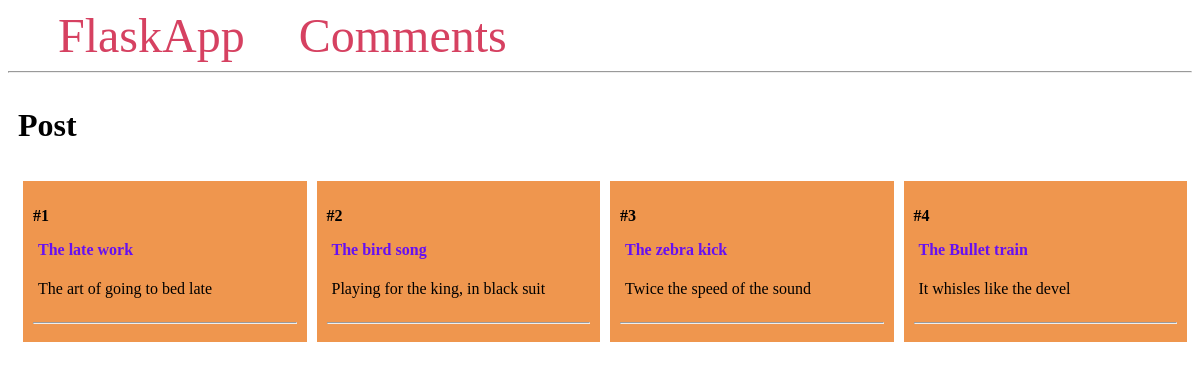
The app's page /, older data.
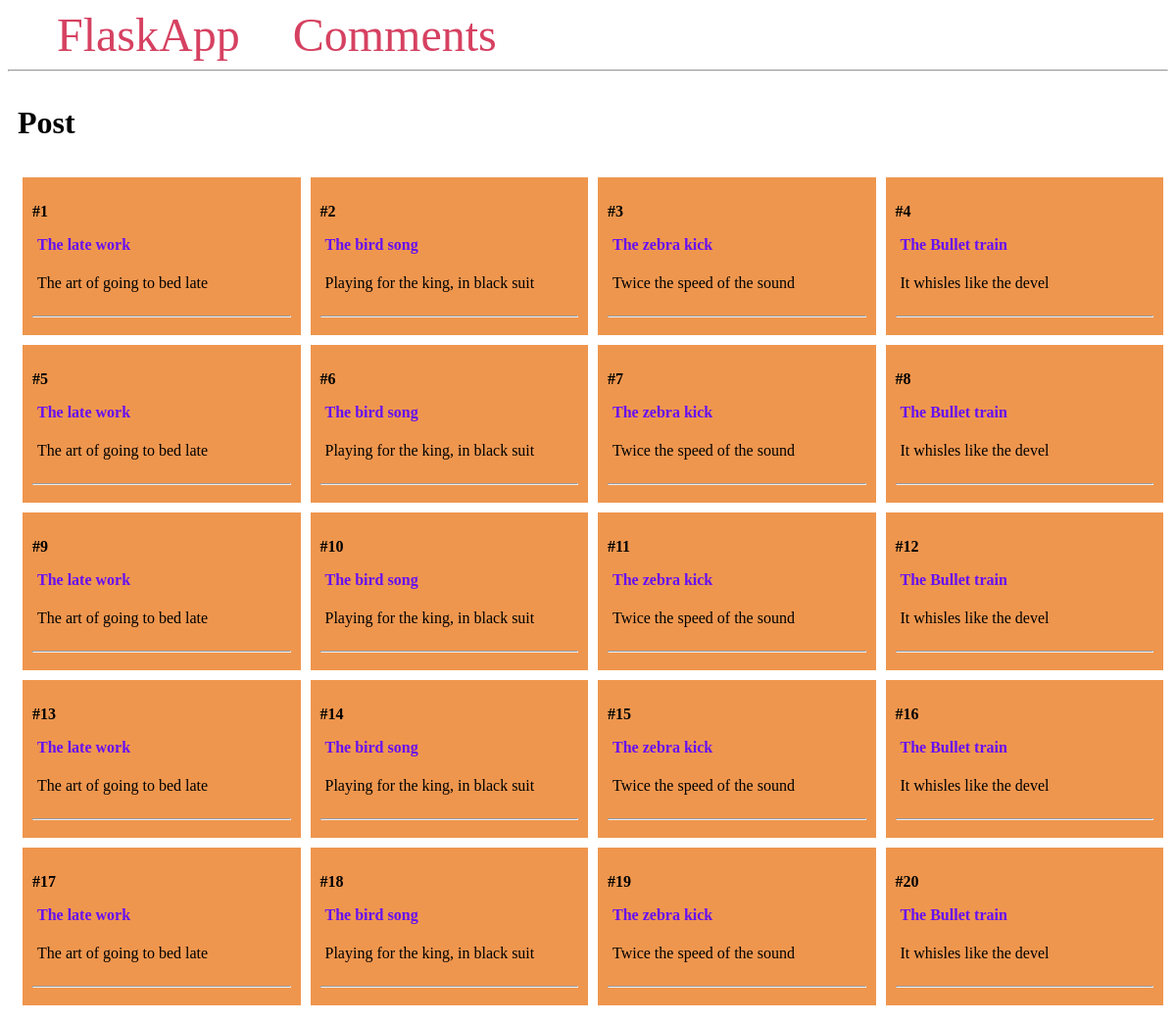
The same page, newer data.
### app.py (models this page shows, shortened)
class Post(db.Model):
    id = db.Column(db.Integer, primary_key=True)
    title = db.Column(db.String(100))
    content = db.Column(db.Text)
    comments = db.relationship('Comment', backref='post')

### app.py (the view)
@app.route('/')
def index():
    posts = Post.query.all()
    return render_template('index.html', posts=posts)

### templates/index.html
{% extends 'base.html' %}
{% block content %}
    <span class="title"><h1>{% block title %} Post {% endblock title %} </h1></span>
    <div class="content">
        {% for post in posts %}
            <div class="post">
                <p><b>#{{ post.id }}</b></p>
                <b>
                    <p class="title">
                        <a href="{{ url_for('post', post_id=post.id) }}">
                            {{post.title}}
                        </a>
                    </p>
                </b>
                <div class="content">
                    <p>{{ post.content }}</p>
                </div>
                <hr>
            </div>
        {% endfor %}
    </div>
{% endblock %}

### templates/base.html (shortened to what this page needs)
<!DOCTYPE html>
<html lang="en">
<head>
</head>
<body>
    <nav>
        <a href="{{ url_for('index') }}">FlaskApp</a>
        <a href="#">Comments</a>
    </nav>
    <hr>
    <div class="content">
        {% block content %} {% endblock %}
    </div>
</body>
</html>

### templates/base.html (style rules this page uses)
.title { margin: 5px; }
.content { margin: 5px; width: 100%; display: flex; flex-direction: row; flex-wrap: wrap; }
.post { flex: 20%; padding: 10px; margin: 5px; background-color: hsl(27, 83%, 62%); inline-size: 100%; }
.title a { color: #6610f2; text-decoration: none; }
nav a { color: #d64161; font-size: 3em; margin-left: 50px; text-decoration: none; }

Row changes from the older to the newer data that the page shows:
added Post: id "5", title "The late work", content "The art of going to bed late"
added Post: id "6", title "The bird song", content "Playing for the king, in black suit"
added Post: id "7", title "The zebra kick", content "Twice the speed of the sound"
added Post: id "8", title "The Bullet train", content "It whisles like the devel"
added Post: id "9", title "The late work", content "The art of going to bed late"
added Post: id "10", title "The bird song", content "Playing for the king, in black suit"
added Post: id "11", title "The zebra kick", content "Twice the speed of the sound"
added Post: id "12", title "The Bullet train", content "It whisles like the devel"
added Post: id "13", title "The late work", content "The art of going to bed late"
added Post: id "14", title "The bird song", content "Playing for the king, in black suit"
added Post: id "15", title "The zebra kick", content "Twice the speed of the sound"
added Post: id "16", title "The Bullet train", content "It whisles like the devel"
added Post: id "17", title "The late work", content "The art of going to bed late"
added Post: id "18", title "The bird song", content "Playing for the king, in black suit"
added Post: id "19", title "The zebra kick", content "Twice the speed of the sound"
added Post: id "20", title "The Bullet train", content "It whisles like the devel"
